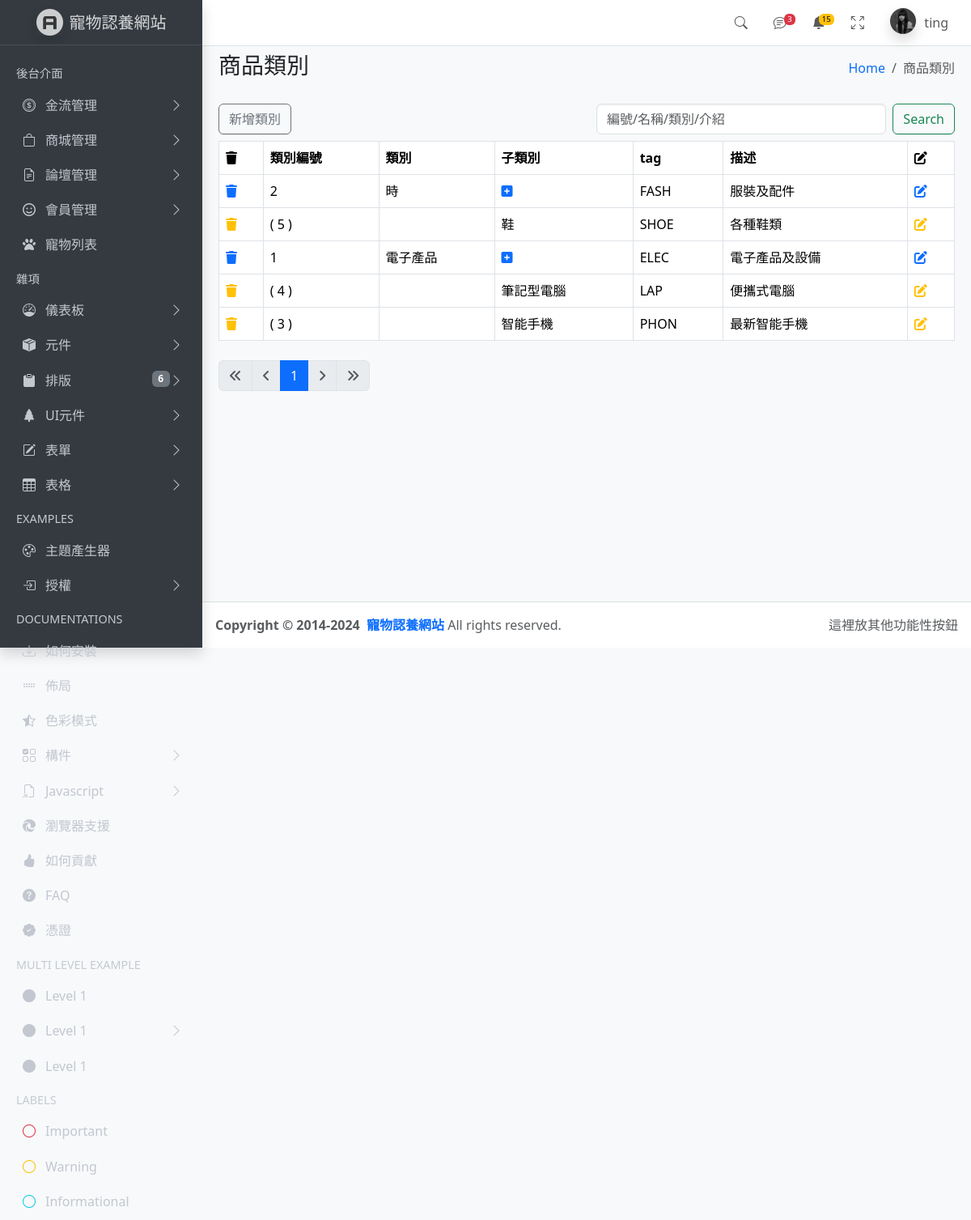
Screenshot of /dist/pages/shop/category.php (signed in) with the database file from the repository.
### tables this page shows
CREATE TABLE `categories` (
  `category_id` int NOT NULL,
  `category_name` varchar(255) NOT NULL,
  `category_tag` varchar(20) NOT NULL,
  `category_description` text,
  `parent_id` int DEFAULT NULL,
  `created_at` datetime NOT NULL DEFAULT CURRENT_TIMESTAMP,
  `updated_at` datetime NOT NULL DEFAULT CURRENT_TIMESTAMP ON UPDATE CURRENT_TIMESTAMP
);

### dist/pages/shop/category.php (the view, shortened to what this page needs)
<?php
require __DIR__ . '/../parts/init.php';
$perPage = 5;
$page = isset($_GET['page']) ? intval($_GET['page']) : 1;
$where = ' WHERE parent_id IS NULL ';
$t_sql = "SELECT COUNT(1)
          FROM
            Categories
          $where";
$totalRows = $pdo->query($t_sql)->fetch(PDO::FETCH_NUM)[0];
$totalPages = ceil($totalRows / $perPage);
$rows = [];
if ($totalRows > 0) {
  $sql = sprintf("SELECT  * FROM Categories
    %s ORDER BY	category_id  DESC LIMIT %d, %d",
    $where,
    ($page - 1) * $perPage,
    $perPage
  );
  $rows = $pdo->query($sql)->fetchAll();
  $sql_child = "SELECT  * FROM Categories
    WHERE parent_id IS NOT NULL ORDER BY	category_id  DESC "
  ;
  $rows_child = $pdo->query($sql_child)->fetchAll();
}
?>
<!DOCTYPE html>
<html lang="en">
<head>
    <link href="https://cdn.jsdelivr.net/npm/bootstrap@5.3.3/dist/css/bootstrap.min.css" rel="stylesheet" />
</head>
<?php include ROOT_PATH . 'dist/pages/parts/head.php' ?>
<body class="layout-fixed sidebar-expand-lg bg-body-tertiary">
    <div class="app-wrapper">
        <?php include ROOT_PATH . 'dist/pages/parts/navbar.php' ?>
        <?php include ROOT_PATH . 'dist/pages/parts/sidebar.php' ?>
        <main class="app-main pt-5">
            <div class="app-content-header">
                <div class="container-fluid">
                    <div class="row">
                        <div class="col-sm-6">
                            <h3 class="mb-0">商品類別</h3>
                        </div>
                        <div class="col-sm-6">
                            <ol class="breadcrumb float-sm-end">
                                <li class="breadcrumb-item"><a href="#">Home</a></li>
                                <li class="breadcrumb-item active" aria-current="page">商品類別</li>
                            </ol>
                        </div>
                    </div>
                </div>
            </div>
            <div class="app-content">
<div class="container">
  <div class="row mt-2 mb-2">
    <div class="col-6">
      <a href="./add-category.php" class="btn btn-outline-secondary" >新增類別</a>
    </div>
    <div class="col-6">
      <form class="d-flex" role="search">
        <input class="form-control me-2" name="keyword"
          value="<?= empty($_GET['keyword']) ? '' : htmlentities($_GET['keyword']) ?>" type="search"
          placeholder="編號/名稱/類別/介紹" aria-label="Search">
        <button class="btn btn-outline-success" type="submit">Search</button>
      </form>
    </div>
  </div>
  <div class="row">
    <div class="col">
      <table class="table table-bordered ">
        <thead>
          <tr class="list-title">
            <th><i class="fa-solid fa-trash"></i></th>
            <th>類別編號</th>
            <th>類別</th>
            <th>子類別</th>
            <th>tag</th>
            <th>描述</th>
            <th><i class="fa-solid fa-pen-to-square"></i></th>
          </tr>
        </thead>
        <tbody>
          <?php foreach ($rows as $r): ?>
            <tr class="list-product">
              <td>
                <a href="javascript:" onclick="deleteCategory(event)">
                  <i class="fa-solid fa-trash"></i>
                </a>
              </td>
              <td><?= $r['category_id'] ?></td>
              <td><?= htmlentities($r['category_name']) ?></td>
              <td><a href="add-childCategory.php?parent_id=<?= $r['category_id'] ?>"><i class="fa-solid fa-square-plus"></i></a></td>
              <td><?= htmlentities($r['category_tag']) ?></td>
              <td><?= htmlentities($r['category_description']) ?></td>
              <td>
                <a href="edit-category.php?category_id=<?= $r['category_id'] ?>">
                  <i class="fa-solid fa-pen-to-square"></i>
                </a>
              </td>
            <?php foreach ($rows_child as $r_child):
              if ($r_child['parent_id'] === $r['category_id']): ?>
                <tr class="list-child">
                  <td>
                    <a href="javascript:" onclick="deleteCategory(event)">
                      <i class="fa-solid fa-trash text-warning"></i>
                    </a>
                  </td>
                  <td>( <?= $r_child['category_id'] ?> )</td>
                  <td></td>
                  <td><?= htmlentities($r_child['category_name']) ?></td>
                  <td><?= htmlentities($r_child['category_tag']) ?></td>
                  <td><?= htmlentities($r_child['category_description']) ?></td>
                  <td>
                    <a href="edit-childCategory.php?parent_name=<?= $r['category_name'] ?>&category_id=<?= $r_child['category_id'] ?>">
                      <i class="fa-solid fa-pen-to-square text-warning"></i>
                    </a>
                  </td>
                </tr>
              <?php endif; endforeach; ?>
          <?php endforeach; ?>
        </tbody>
      </table>
    </div>
  </div>
  <div class="row mt-2">
    <div class="col">
      <?php
      $qs = array_filter($_GET);
      ?>
      <nav aria-label="Page navigation example">
        <ul class="pagination">
          <li class="page-item <?= $page == 1 ? 'disabled' : '' ?>">
            <a class="page-link" href="?<?php $qs['page'] = 1;
            echo http_build_query($qs) ?>">
              <i class="fa-solid fa-angles-left"></i>
            </a>
          </li>
          <li class="page-item <?= $page == 1 ? 'disabled' : '' ?>">
            <a class="page-link" href="?<?php $qs['page'] = $page - 1;
            echo http_build_query($qs) ?>">
              <i class="fa-solid fa-angle-left"></i>
            </a>
          </li>
          <?php for ($i = $page - 5; $i <= $page + 5; $i++):
            if ($i >= 1 and $i <= $totalPages):
              $qs['page'] = $i;
              ?>
              <li class="page-item <?= $i == $page ? 'active' : '' ?>">
                <a class="page-link" href="?<?= http_build_query($qs) ?>"><?= $i ?></a>
              </li>
            <?php endif;
          endfor; ?>
          <li class="page-item <?= $page == $totalPages ? 'disabled' : '' ?>">
            <a class="page-link" href="?<?php $qs['page'] = $page + 1;
            echo http_build_query($qs) ?>">
              <i class="fa-solid fa-angle-right"></i>
            </a>
          </li>
          <li class="page-item <?= $page == $totalPages ? 'disabled' : '' ?>">
            <a class="page-link" href="?<?php $qs['page'] = $totalPages;
            echo http_build_query($qs) ?>">
              <i class="fa-solid fa-angles-right"></i>
            </a>
          </li>
        </ul>
      </nav>
    </div>
  </div>
</div>
            </div>
        </main>
        <?php include ROOT_PATH . 'dist/pages/parts/footer.php' ?>
    </div>
</body>
</html>

### rows the page displays
categories: category_id "2", category_name "時", category_tag "FASH", category_description "服裝及配件"
categories: category_id "5", category_name "鞋", category_tag "SHOE", category_description "各種鞋類"
categories: category_id "1", category_name "電子產品", category_tag "ELEC", category_description "電子產品及設備"
categories: category_id "4", category_name "筆記型電腦", category_tag "LAP", category_description "便攜式電腦"
categories: category_id "3", category_name "智能手機", category_tag "PHON", category_description "最新智能手機"

### other values shown
$current_account "ting"
